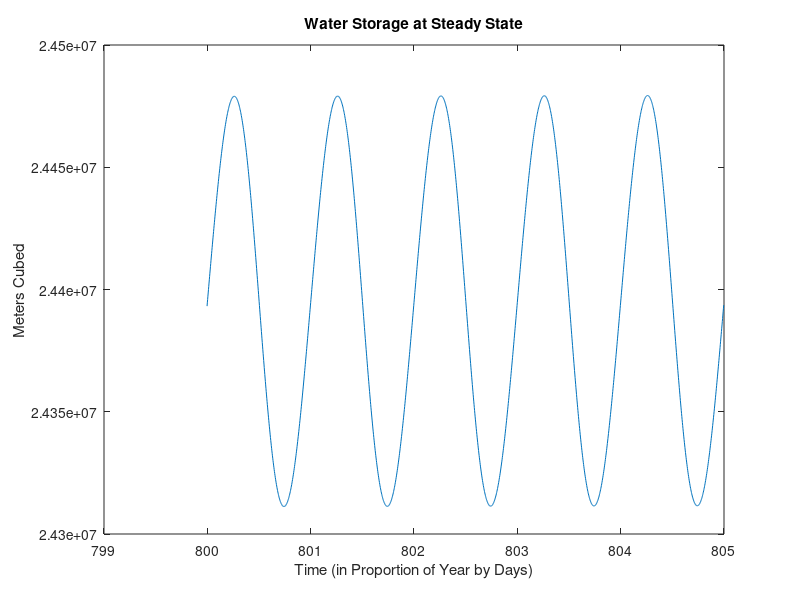
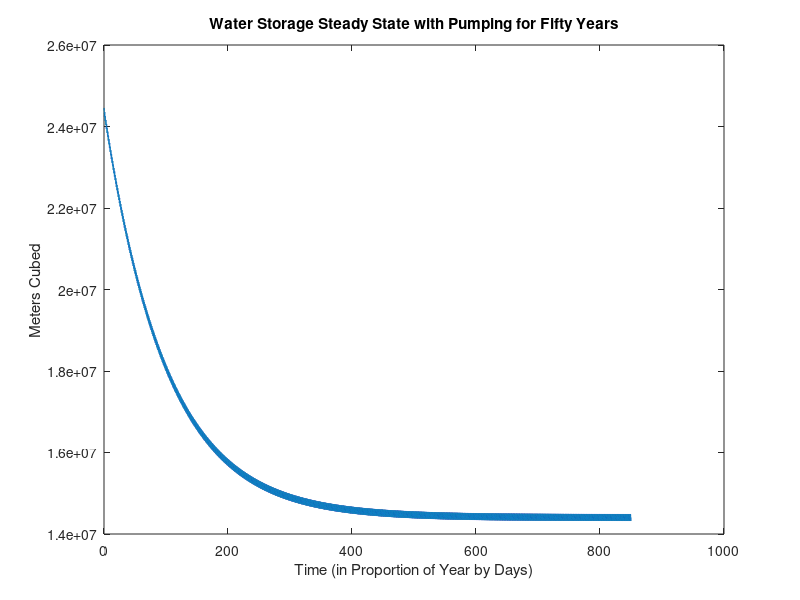

Write MATLAB code to recreate these figures, in order.
dt = 1/365; % 1 day time step
t = [0:dt:1000]; % 1 years
area = 1000 *1000;
%precip
Pmax = 1; % meter per year
P = (Pmax/2) * (cos(2*pi*t)+1); % meters cubed of precip over 1km area

% figure(1)
% plot(t, P, '-b')
% title('Precip')

%temp

Tmax = 25; %deg celsius
Tmin = 10;
T = ((Tmax-Tmin)/2)*(sin(2*pi*t-pi/2)+1)+Tmin;

% %plot
% figure(2)
% plot(t,T)
% title('Temp')

%runoff = q_s
ks = 10; % no units
Ph = 1; % meter per year
qs = (P./(1+ks*exp(-P./Ph))); %runoff (m/yr) make sure to multiple by area to get cubic meters per year

% figure(3)
% plot(P, qs./P)
% title('Fraction of Precip that goes to runoff')

%1 see doc

%2
kt = .001; % meters per year*celsius^2
Pmax = 1; % meters cubed per year
Tmax = 25; %deg celsius
Tmin = 10;

E = (kt*.5*T.^2); % meters cubed of evap over 1km area

% figure(2)
% plot(t(1:365), P(1:365), 'r')
% hold on
% plot(t(1:365), E(1:365), 'b')
% title('Precipitation and Evaporation over 1 Year over 1km aquifer')
% xlabel('Time (in Proportion of Year by Days)')
% ylabel('Meters of precip')

totalrainfall = sum(P*dt); % .5027 meters per one year

%3 
qn = 0; % no groundwater pumping
kb = .01; % per year

ks = 10; % no units
Ph = 1; % meter cubed per year


% initial condition
S0 = 10^6; % meters cubed
% solve with Euler Forward

Sf = 0*t; % placeholder

Sf(1) = S0;

f = @(Sf, P, E, qs)P*area-E*area-qs*area-(kb.*Sf);

for i = 2:length(t)
    Sf(i) = Sf(i-1) + dt.*f(Sf(i-1), P(i-1), E(i-1), qs(i-1));
end

steadyyear = 800;
startsteadyi = 800*365;
endfiveyearsi = startsteadyi+5*365;
steadystorage = Sf(startsteadyi);

rangestorage = range(Sf(startsteadyi:endfiveyearsi))
meandepth = (mean((Sf(startsteadyi:endfiveyearsi)))/1000)/1000

figure(3)
plot(t(startsteadyi:endfiveyearsi), Sf(startsteadyi:endfiveyearsi))
title('Water Storage at Steady State')
xlabel('Time (in Proportion of Year by Days)')
ylabel('Meters Cubed')

% 4
qn = 100000; % m cubed per year

% initial condition

% solve with Euler Forward

Sf4 = 0*t; % placeholder
S0 = steadystorage % meters cubed
Sf4(1) = S0;

f4 = @(Sf4, P, E, qs, qn)P*area-E*area-qs*area-(kb.*Sf4)-qn;

for i = 2:length(t)
    Sf4(i) = Sf4(i-1) + dt.*f4(Sf4(i-1), P(i-1), E(i-1), qs(i-1), qn);
end

endfiftyyearsi = startsteadyi+50*365;

figure(4)
plot(t(1:endfiftyyearsi), Sf4(1:endfiftyyearsi))
hold on
% plot(t(endfiftyyearsi:end), Sf4(endfiftyyearsi:end))
title('Water Storage Steady State with Pumping for Fifty Years')
xlabel('Time (in Proportion of Year by Days)')
ylabel('Meters Cubed')


% 5

qn0 = 100000; % initial pumping m cubed per year
qn = 0*t;
qn(1) = qn0;

for i = 2:length(t)
    qn(i) = qn(i-1) + dt.*10000;
end

Sf5 = 0*t; % placeholder

Sf5(1) = Sf4(endfiftyyearsi);

for i = 2:length(t)
    Sf5(i) = Sf5(i-1) + dt.*f4(Sf5(i-1), P(i-1), E(i-1), qs(i-1), qn(i-1));
end

fiftymorei = endfiftyyearsi + 50*365;
% plot(t(endfiftyyearsi:fiftymorei), Sf5(1:(1+50*365)))
% title('Water Storage when Pumping Rate Grows with Pop')
% xlabel('Time (in Proportion of Year by Days)')
% ylabel('Meters Cubed')










